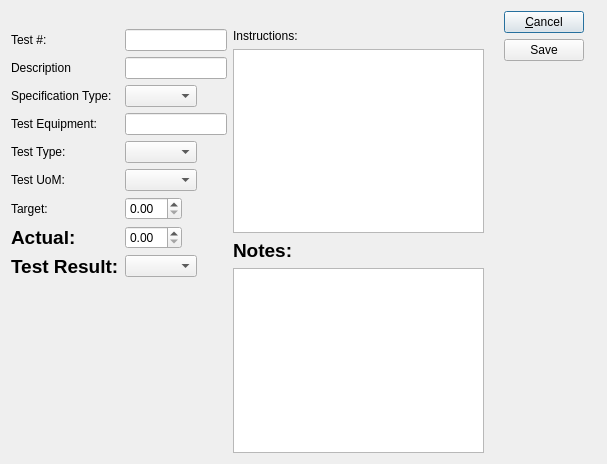
<?xml version="1.0" encoding="UTF-8"?>
<ui version="4.0">
 <comment>This file is part of the xTuple ERP: PostBooks Edition, a free and
open source Enterprise Resource Planning software suite,
Copyright (c) 1999-2014 by OpenMFG LLC, d/b/a xTuple.
It is licensed to you under the Common Public Attribution License
version 1.0, the full text of which (including xTuple-specific Exhibits)
is available at www.xtuple.com/CPAL.  By using this software, you agree
to be bound by its terms.</comment>
 <class>qtitem</class>
 <widget class="QDialog" name="qtitem">
  <property name="geometry">
   <rect>
    <x>0</x>
    <y>0</y>
    <width>607</width>
    <height>464</height>
   </rect>
  </property>
  <property name="windowTitle">
   <string>Quality Test item</string>
  </property>
  <property name="layoutDirection">
   <enum>Qt::LeftToRight</enum>
  </property>
  <layout class="QGridLayout" name="gridLayout">
   <item row="1" column="0">
    <layout class="QGridLayout" name="gridLayout_2">
     <item row="1" column="2">
      <layout class="QHBoxLayout" name="horizontalLayout_3">
       <item>
        <layout class="QFormLayout" name="formLayout">
         <property name="fieldGrowthPolicy">
          <enum>QFormLayout::FieldsStayAtSizeHint</enum>
         </property>
         <property name="topMargin">
          <number>18</number>
         </property>
         <property name="bottomMargin">
          <number>18</number>
         </property>
         <item row="0" column="0">
          <widget class="QLabel" name="_codeLit">
           <property name="text">
            <string>Test #:</string>
           </property>
          </widget>
         </item>
         <item row="1" column="0">
          <widget class="QLabel" name="_descLit_2">
           <property name="text">
            <string>Description</string>
           </property>
          </widget>
         </item>
         <item row="2" column="0">
          <widget class="QLabel" name="_specTypeLit">
           <property name="text">
            <string>Specification Type:</string>
           </property>
          </widget>
         </item>
         <item row="2" column="1">
          <widget class="XComboBox" name="_qspectype"/>
         </item>
         <item row="8" column="0">
          <widget class="QLabel" name="_targetLit">
           <property name="text">
            <string>Target:</string>
           </property>
          </widget>
         </item>
         <item row="10" column="0">
          <widget class="QLabel" name="_actualLit">
           <property name="text">
            <string>&lt;html&gt;&lt;head/&gt;&lt;body&gt;&lt;p&gt;&lt;span style=&quot; font-size:14pt; font-weight:600;&quot;&gt;Actual:&lt;/span&gt;&lt;/p&gt;&lt;/body&gt;&lt;/html&gt;</string>
           </property>
           <property name="textFormat">
            <enum>Qt::AutoText</enum>
           </property>
          </widget>
         </item>
         <item row="11" column="0">
          <widget class="QLabel" name="_resultLit">
           <property name="text">
            <string>&lt;html&gt;&lt;head/&gt;&lt;body&gt;&lt;p&gt;&lt;span style=&quot; font-size:14pt; font-weight:600;&quot;&gt;Test Result:&lt;/span&gt;&lt;/p&gt;&lt;/body&gt;&lt;/html&gt;</string>
           </property>
          </widget>
         </item>
         <item row="0" column="1">
          <widget class="XLineEdit" name="_test">
           <property name="enabled">
            <bool>true</bool>
           </property>
          </widget>
         </item>
         <item row="1" column="1">
          <widget class="XLineEdit" name="_desc"/>
         </item>
         <item row="8" column="1">
          <widget class="QDoubleSpinBox" name="_target"/>
         </item>
         <item row="10" column="1">
          <widget class="QDoubleSpinBox" name="_actual"/>
         </item>
         <item row="5" column="0">
          <widget class="QLabel" name="_testEquipLit">
           <property name="text">
            <string>Test Equipment:</string>
           </property>
          </widget>
         </item>
         <item row="5" column="1">
          <widget class="QLineEdit" name="_testEquip"/>
         </item>
         <item row="6" column="0">
          <widget class="QLabel" name="_testTypeLit">
           <property name="text">
            <string>Test Type:</string>
           </property>
          </widget>
         </item>
         <item row="6" column="1">
          <widget class="XComboBox" name="_testtype"/>
         </item>
         <item row="7" column="0">
          <widget class="QLabel" name="_testUoMLit">
           <property name="text">
            <string>Test UoM:</string>
           </property>
          </widget>
         </item>
         <item row="7" column="1">
          <widget class="XComboBox" name="_testUoM">
           <property name="type">
            <enum>XComboBox::UOMs</enum>
           </property>
          </widget>
         </item>
         <item row="11" column="1">
          <widget class="XComboBox" name="_result"/>
         </item>
        </layout>
       </item>
       <item>
        <layout class="QVBoxLayout" name="verticalLayout_2">
         <property name="topMargin">
          <number>18</number>
         </property>
         <item>
          <widget class="QLabel" name="_instructionsLit">
           <property name="text">
            <string>Instructions:</string>
           </property>
          </widget>
         </item>
         <item>
          <widget class="XTextEdit" name="_instructions"/>
         </item>
         <item>
          <widget class="QLabel" name="_notesLit">
           <property name="text">
            <string>&lt;html&gt;&lt;head/&gt;&lt;body&gt;&lt;p&gt;&lt;span style=&quot; font-size:14pt; font-weight:600;&quot;&gt;Notes:&lt;/span&gt;&lt;/p&gt;&lt;/body&gt;&lt;/html&gt;</string>
           </property>
          </widget>
         </item>
         <item>
          <widget class="QTextEdit" name="_notes"/>
         </item>
        </layout>
       </item>
       <item>
        <layout class="QVBoxLayout" name="verticalLayout">
         <property name="leftMargin">
          <number>14</number>
         </property>
         <property name="rightMargin">
          <number>12</number>
         </property>
         <item>
          <widget class="QPushButton" name="_cancel">
           <property name="text">
            <string>&amp;Cancel</string>
           </property>
          </widget>
         </item>
         <item>
          <widget class="QPushButton" name="_save">
           <property name="text">
            <string>Save</string>
           </property>
          </widget>
         </item>
         <item>
          <spacer name="verticalSpacer_4">
           <property name="orientation">
            <enum>Qt::Vertical</enum>
           </property>
           <property name="sizeHint" stdset="0">
            <size>
             <width>20</width>
             <height>40</height>
            </size>
           </property>
          </spacer>
         </item>
         <item>
          <spacer name="verticalSpacer">
           <property name="orientation">
            <enum>Qt::Vertical</enum>
           </property>
           <property name="sizeType">
            <enum>QSizePolicy::Fixed</enum>
           </property>
           <property name="sizeHint" stdset="0">
            <size>
             <width>20</width>
             <height>0</height>
            </size>
           </property>
          </spacer>
         </item>
        </layout>
       </item>
      </layout>
     </item>
    </layout>
   </item>
  </layout>
 </widget>
 <customwidgets>
  <customwidget>
   <class>XComboBox</class>
   <extends>QComboBox</extends>
   <header>xcombobox.h</header>
  </customwidget>
  <customwidget>
   <class>XLineEdit</class>
   <extends>QLineEdit</extends>
   <header>xlineedit.h</header>
  </customwidget>
  <customwidget>
   <class>XTextEdit</class>
   <extends>QTextEdit</extends>
   <header>xtextedit.h</header>
  </customwidget>
 </customwidgets>
 <tabstops>
  <tabstop>_test</tabstop>
  <tabstop>_desc</tabstop>
  <tabstop>_qspectype</tabstop>
  <tabstop>_target</tabstop>
  <tabstop>_actual</tabstop>
  <tabstop>_instructions</tabstop>
  <tabstop>_save</tabstop>
  <tabstop>_cancel</tabstop>
 </tabstops>
 <resources/>
 <connections>
  <connection>
   <sender>_cancel</sender>
   <signal>clicked()</signal>
   <receiver>qtitem</receiver>
   <slot>close()</slot>
   <hints>
    <hint type="sourcelabel">
     <x>335</x>
     <y>31</y>
    </hint>
    <hint type="destinationlabel">
     <x>246</x>
     <y>7</y>
    </hint>
   </hints>
  </connection>
 </connections>
</ui>
